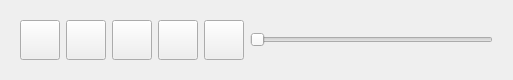
<?xml version="1.0" encoding="UTF-8"?>
<ui version="4.0">
 <class>VideoPlaybackWidget</class>
 <widget class="QWidget" name="VideoPlaybackWidget">
  <property name="geometry">
   <rect>
    <x>0</x>
    <y>0</y>
    <width>513</width>
    <height>76</height>
   </rect>
  </property>
  <property name="sizePolicy">
   <sizepolicy hsizetype="Preferred" vsizetype="Maximum">
    <horstretch>0</horstretch>
    <verstretch>0</verstretch>
   </sizepolicy>
  </property>
  <property name="windowTitle">
   <string>Form</string>
  </property>
  <layout class="QVBoxLayout" name="verticalLayout">
   <item>
    <widget class="QFrame" name="frame">
     <property name="sizePolicy">
      <sizepolicy hsizetype="Preferred" vsizetype="Maximum">
       <horstretch>0</horstretch>
       <verstretch>0</verstretch>
      </sizepolicy>
     </property>
     <layout class="QHBoxLayout" name="horizontalLayout">
      <item>
       <widget class="QPushButton" name="moveFirstButton">
        <property name="sizePolicy">
         <sizepolicy hsizetype="MinimumExpanding" vsizetype="MinimumExpanding">
          <horstretch>0</horstretch>
          <verstretch>0</verstretch>
         </sizepolicy>
        </property>
        <property name="minimumSize">
         <size>
          <width>40</width>
          <height>40</height>
         </size>
        </property>
        <property name="maximumSize">
         <size>
          <width>40</width>
          <height>40</height>
         </size>
        </property>
        <property name="text">
         <string/>
        </property>
       </widget>
      </item>
      <item>
       <widget class="QPushButton" name="movePrevButton">
        <property name="sizePolicy">
         <sizepolicy hsizetype="MinimumExpanding" vsizetype="MinimumExpanding">
          <horstretch>0</horstretch>
          <verstretch>0</verstretch>
         </sizepolicy>
        </property>
        <property name="minimumSize">
         <size>
          <width>40</width>
          <height>40</height>
         </size>
        </property>
        <property name="maximumSize">
         <size>
          <width>40</width>
          <height>40</height>
         </size>
        </property>
        <property name="text">
         <string/>
        </property>
       </widget>
      </item>
      <item>
       <widget class="QPushButton" name="playButton">
        <property name="sizePolicy">
         <sizepolicy hsizetype="MinimumExpanding" vsizetype="MinimumExpanding">
          <horstretch>0</horstretch>
          <verstretch>0</verstretch>
         </sizepolicy>
        </property>
        <property name="minimumSize">
         <size>
          <width>40</width>
          <height>40</height>
         </size>
        </property>
        <property name="maximumSize">
         <size>
          <width>40</width>
          <height>40</height>
         </size>
        </property>
        <property name="text">
         <string/>
        </property>
       </widget>
      </item>
      <item>
       <widget class="QPushButton" name="moveNextButton">
        <property name="sizePolicy">
         <sizepolicy hsizetype="MinimumExpanding" vsizetype="MinimumExpanding">
          <horstretch>0</horstretch>
          <verstretch>0</verstretch>
         </sizepolicy>
        </property>
        <property name="minimumSize">
         <size>
          <width>40</width>
          <height>40</height>
         </size>
        </property>
        <property name="maximumSize">
         <size>
          <width>40</width>
          <height>40</height>
         </size>
        </property>
        <property name="text">
         <string/>
        </property>
       </widget>
      </item>
      <item>
       <widget class="QPushButton" name="moveLastButton">
        <property name="sizePolicy">
         <sizepolicy hsizetype="MinimumExpanding" vsizetype="MinimumExpanding">
          <horstretch>0</horstretch>
          <verstretch>0</verstretch>
         </sizepolicy>
        </property>
        <property name="minimumSize">
         <size>
          <width>40</width>
          <height>40</height>
         </size>
        </property>
        <property name="maximumSize">
         <size>
          <width>40</width>
          <height>40</height>
         </size>
        </property>
        <property name="text">
         <string/>
        </property>
       </widget>
      </item>
      <item>
       <widget class="QSlider" name="playbackSlider">
        <property name="sizePolicy">
         <sizepolicy hsizetype="Minimum" vsizetype="Maximum">
          <horstretch>0</horstretch>
          <verstretch>0</verstretch>
         </sizepolicy>
        </property>
        <property name="orientation">
         <enum>Qt::Horizontal</enum>
        </property>
       </widget>
      </item>
     </layout>
    </widget>
   </item>
  </layout>
 </widget>
 <resources/>
 <connections/>
</ui>
